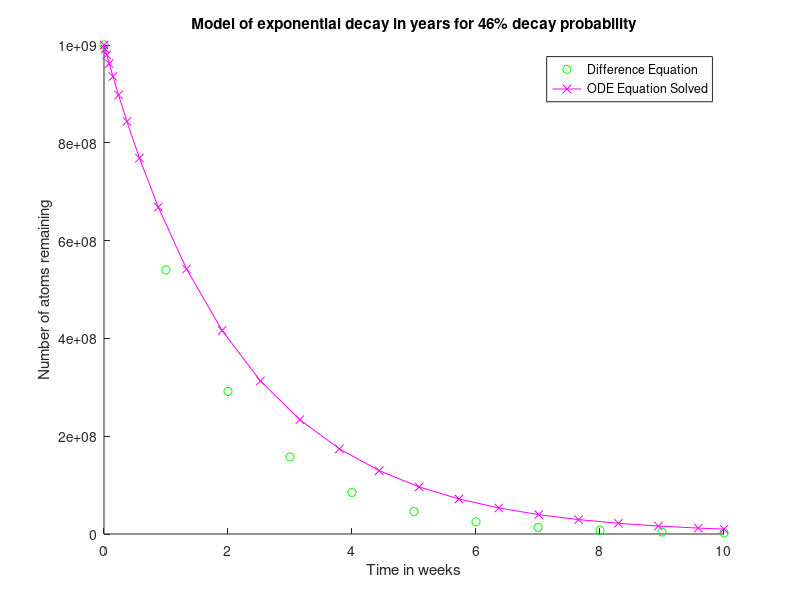

Reproduce this figure in MATLAB.
% decay_probability = 46%, time scale in years
decay_probability = 0.46;
decay_rate = decay_probability/1;
N0 = 1e9;
t_ = 0:10;
n_t = numel(t_);
N_ = zeros(n_t,1);
N_(1+0) = N0;
for nt=1:n_t-1
    N_(1+nt) = N_(1+nt-1)*(1-decay_probability);
end

ODE_equation = @(t,N) -decay_rate.*N ;
[t_ode_,N_ode_] = ode23(ODE_equation,[0,10],N0);
figure(1);clf;
hold on;
plot(t_,N_,'go');
plot(t_ode_,N_ode_,'mx-');
hold off;
xlabel('Time in weeks'); ylabel('Number of atoms remaining'); 
title('Model of exponential decay in years for 46% decay probability');
legend({'Difference Equation','ODE Equation Solved'});
xlim([min(t_),max(t_)]);
ylim([0,N0]);